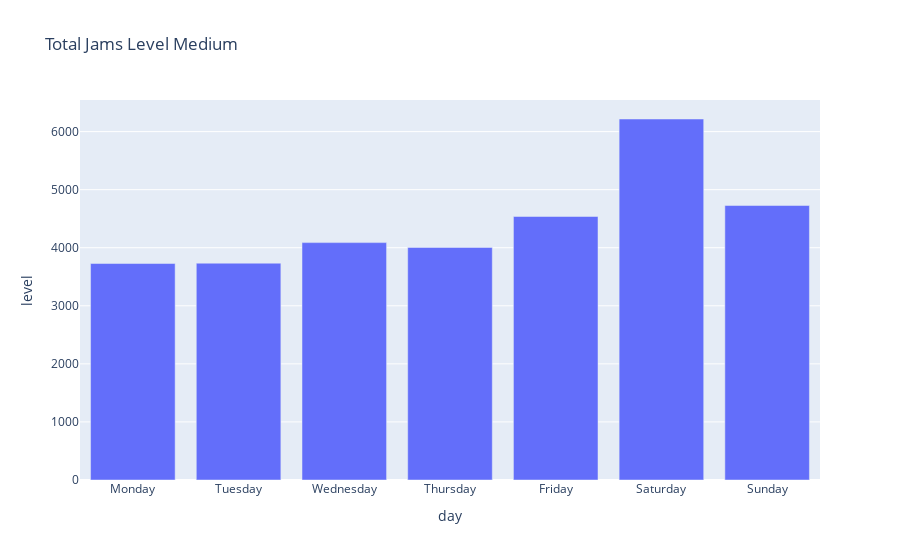

The notebook cell saved with this chart:
### Code cell
px.bar(
    jams[jams.level==2].groupby('day')['level'].count().reset_index(),
    x='day',
    y='level',
    title='Total Jams Level Medium'
)

### Figure 1 — Plotly figure (JSON) as saved in the notebook; plotly's stock layout.template omitted (floating-point values rounded to 4 significant figures)
{"data": [{"alignmentgroup": "True", "hovertemplate": "day=%{x}<br>level=%{y}<extra></extra>", "legendgroup": "", "marker": {"color": "#636efa", "pattern": {"shape": ""}}, "name": "", "offsetgroup": "", "orientation": "v", "showlegend": false, "textposition": "auto", "type": "bar", "x": ["Monday", "Tuesday", "Wednesday", "Thursday", "Friday", "Saturday", "Sunday"], "xaxis": "x", "y": [3728, 3734, 4088, 4006, 4538, 6217, 4727], "yaxis": "y"}], "layout": {"barmode": "relative", "legend": {"tracegroupgap": 0}, "title": {"text": "Total Jams Level Medium"}, "xaxis": {"anchor": "y", "domain": [0, 1], "title": {"text": "day"}}, "yaxis": {"anchor": "x", "domain": [0, 1], "title": {"text": "level"}}}}
